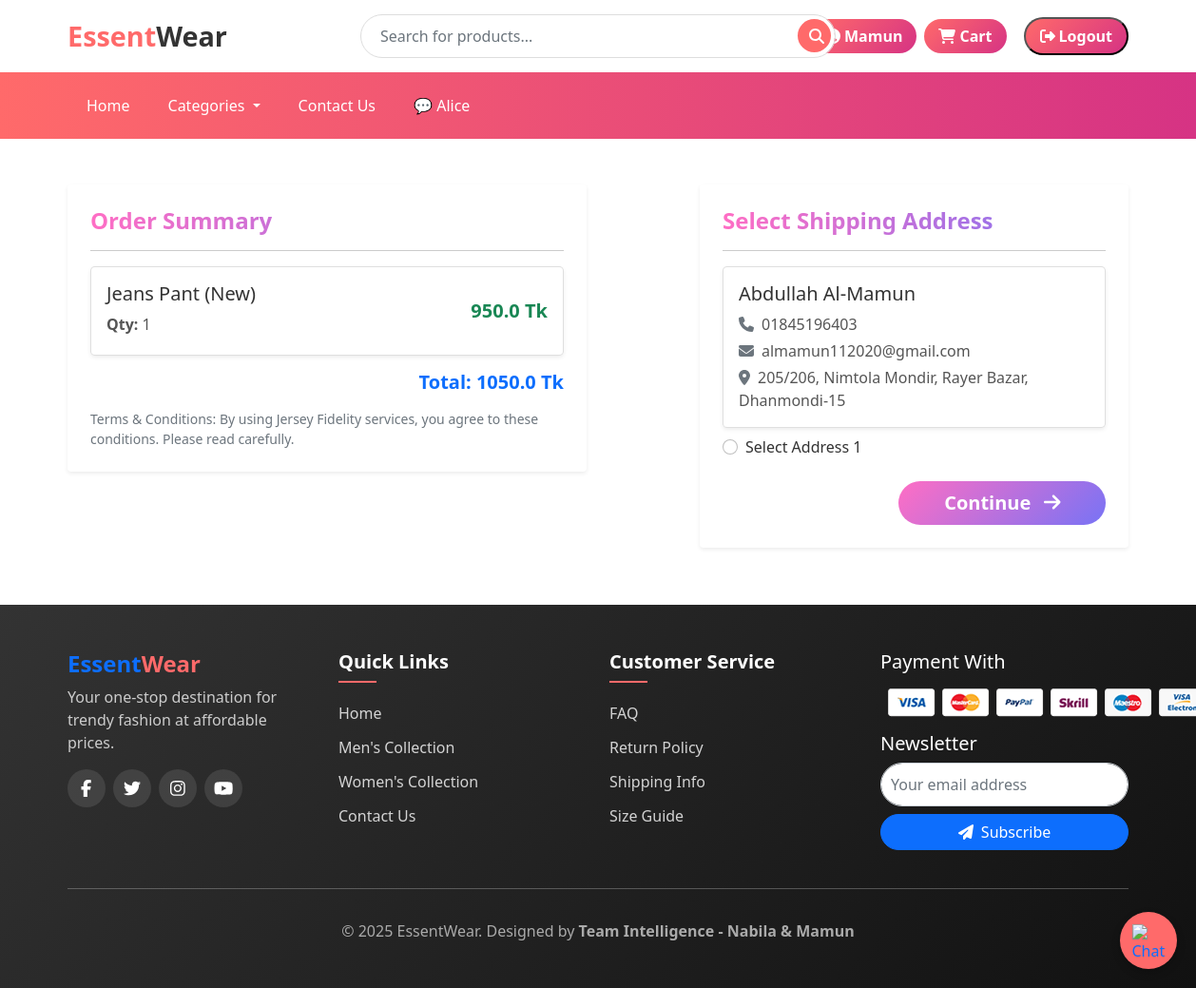
Screenshot of /checkout/ (signed in) with the database file from the repository.
### app/models.py (models this page shows, shortened)
class Cart(models.Model):
    user = models.ForeignKey(User, on_delete=models.CASCADE)
    product = models.ForeignKey(Product, on_delete=models.CASCADE)
    quantity = models.PositiveIntegerField(default=1)
    @property
    def total_cost(self):
        return self.quantity * self.product.discounted_price

class Product(models.Model):
    title = models.CharField(max_length=100)
    selling_price = models.FloatField()
    discounted_price = models.FloatField()
    description = models.TextField(default='null')
    category = models.CharField(choices=CATEGORY_CHOICES, max_length=2)
    p_image = models.ImageField(upload_to='product_img')
    owner = models.ForeignKey(User, on_delete=models.CASCADE, related_name='products',null=True, blank=True) # Added owner field
    quantity = models.PositiveIntegerField(default=0)  # 🧮 নতুন field

class Customer (models.Model):
    user = models.OneToOneField(User, on_delete=models.CASCADE)
    name = models.CharField(max_length=100, blank=True)          # Full name
    phone_no = models.CharField(max_length=15, blank=True)
    email = models.EmailField(blank=True)
    address = models.TextField(blank=True)
    gender_choices = (
        ('Male', 'Male'),
        ('Female', 'Female'),
        ('Other', 'Other'),
    )
    gender = models.CharField(max_length=10, choices=gender_choices, blank=True)

### app/views.py (the view)
# urls.py: path('checkout/', views.checkout, name='checkout'),
@login_required
def checkout(request):
    user = request.user
    add = Customer.objects.filter(user=user)
    cart_items = Cart.objects.filter(user=user, quantity__gt=0)
    if not cart_items:
        messages.error(request, "Your cart has no valid items to checkout.")
        return redirect('showcart')
    amount = sum([c.quantity * c.product.discounted_price for c in cart_items])
    shipping_amount = 100.0
    total_amount = amount + shipping_amount
    return render(request, 'app/cart/checkout.html', {
        'add': add,
        'totalamount': total_amount,
        'cart_items': cart_items
    })

### app/templates/app/cart/checkout.html (shortened to what this page needs)
{% extends 'app/base.html' %}
{% load static %}
{% block main-content %}
<div class="container my-5">
  <div class="row g-4">
    <div class="col-lg-6">
      <div class="card shadow-sm border-0 rounded-4">
        <div class="card-body p-4">
          <h4 class="fw-bold mb-3 text-gradient">Order Summary</h4>
          <hr>
          {% if cart_items %}
            {% for item in cart_items %}
              <div class="card mb-3 shadow-sm rounded-3 hover-card">
                <div class="card-body d-flex justify-content-between align-items-center">
                  <div>
                    <h5 class="fw-semibold">{{ item.product.title }}</h5>
                    <p class="mb-1"><strong>Qty:</strong> {{ item.quantity }}</p>
                  </div>
                  <div class="fw-bold fs-5 text-success">{{ item.total_cost }} Tk</div>
                </div>
              </div>
            {% endfor %}
            <div class="mt-3 text-end">
              <h5 class="fw-bold text-primary">Total: {{ totalamount }} Tk</h5>
            </div>
          {% else %}
            <div class="alert alert-info">Your cart is empty 😢</div>
          {% endif %}
          <small class="text-muted d-block mt-3">
            Terms & Conditions: By using Jersey Fidelity services, you agree to these conditions. Please read carefully.
          </small>
        </div>
      </div>
    </div>
    <div class="col-lg-5 offset-lg-1">
      <div class="card shadow-sm border-0 rounded-4">
        <div class="card-body p-4">
          <h4 class="fw-bold mb-3 text-gradient">Select Shipping Address</h4>
          <hr>
          <form action="/orderdone" method="GET">
            {% if add %}
              {% for ad in add %}
                <div class="card mb-2 shadow-sm rounded-3 hover-card">
                  <div class="card-body">
                    <h5 class="fw-semibold">{{ ad.name }}</h5>
                    <p class="mb-1"><i class="fas fa-phone me-2 text-muted"></i>{{ ad.phone_no }}</p>
                    <p class="mb-1"><i class="fas fa-envelope me-2 text-muted"></i>{{ ad.email }}</p>
                    <p class="mb-0"><i class="fas fa-map-marker-alt me-2 text-muted"></i>{{ ad.address }}</p>
                  </div>
                </div>
                <div class="form-check mb-3">
                  <input class="form-check-input" type="radio" name="custid" id="custadd{{ forloop.counter }}" value="{{ ad.id }}">
                  <label class="form-check-label fw-semibold" for="custadd{{ forloop.counter }}">
                    Select Address {{ forloop.counter }}
                  </label>
                </div>
              {% endfor %}
            {% else %}
              <div class="alert alert-warning">No saved addresses found. Please add an address first.</div>
            {% endif %}
            <div class="text-end mt-4">
              <button type="submit" class="btn btn-gradient btn-lg px-5 fw-bold">
                Continue <i class="fas fa-arrow-right ms-2"></i>
              </button>
            </div>
          </form>
        </div>
      </div>
    </div>
  </div>
</div>
{% endblock main-content %}

### app/templates/app/base.html (shortened to what this page needs)
<!doctype html>
{% load static %}
<html lang="en">
<head>
  <link href="https://cdn.jsdelivr.net/npm/bootstrap@5.0.0-beta1/dist/css/bootstrap.min.css" rel="stylesheet">
  <link rel="stylesheet" href="{% static 'app/css/owl.carousel.min.css' %}">
  <link rel="stylesheet" href="{% static 'app/css/all.min.css' %}">
  <link rel="stylesheet" href="{% static 'app/css/style.css' %}">
</head>
<body>
  <div class="main-header">
    <div class="container">
      <div class="row align-items-center">
        <div class="col-md-3">
          <a class="brand-logo" href="/">Essent<span>Wear</span></a>
        </div>
        <div class="col-md-6">
          <form method="GET" action="{% url 'search_products' %}" class="search-container d-flex">
            <input type="text" name="q" placeholder="Search for products..." class="form-control" required />
            <button type="submit" class="btn btn-primary ms-2"><i class="fas fa-search"></i></button>
          </form>
        </div>
        <div class="col-md-3">
          <div class="user-actions d-flex justify-content-end align-items-center">
            {% if not request.user.is_authenticated %}
            <a href="{% url 'customerregistration' %}" class="auth-btn">Register</a>
            <a href="{% url 'login' %}" class="auth-btn">Login</a>
            <a href="{% url 'showcart' %}" class="auth-btn">
              <i class="fas fa-shopping-cart me-1"></i> Cart
            </a>
            {% else %}
            <a href="{% url 'profile' %}" class="auth-btn">
               {{ request.user.username }}
            </a>
            <a href="{% url 'showcart' %}" class="auth-btn ms-2">
              <i class="fas fa-shopping-cart me-1"></i> Cart
            </a>
            <form method="POST" action="{% url 'logout' %}" class="d-inline ms-2">
              <button type="submit" class="auth-btn">
                <i class="fas fa-sign-out-alt me-1"></i> Logout
              </button>
            </form>
            {% endif %}
          </div>
        </div>
      </div>
    </div>
  </div>
  <nav class="navbar navbar-expand-lg navbar-dark main-navigation">
    <div class="container">
      <div class="collapse navbar-collapse" id="mainNav">
        <ul class="navbar-nav me-auto">
          <li class="nav-item"><a class="nav-link active" href="/">Home</a></li>
          <li class="nav-item dropdown">
            <a class="nav-link dropdown-toggle" href="#" id="categoriesDropdown" role="button" data-bs-toggle="dropdown" aria-expanded="false">
              Categories
            </a>
          </li>
          <li class="nav-item"><a class="nav-link" href="{% url 'contact-us' %}">Contact Us</a></li>
          <li class="nav-item"><a class="nav-link" href="{% url 'chatbot' %}">💬 Alice</a></li>
        </ul>
      </div>
    </div>
  </nav>
  <a href="{% url 'chatbot' %}" id="floating-button">
    <img src="{% static 'app/images/banner/logo2.png' %}" alt="Chat with Alice" />
  </a>
  {% block main-content %}{% endblock main-content %}
  <footer class="site-footer py-5">
    <div class="container">
      <div class="row">
        <div class="col-md-3 mb-4">
          <h4 class="fw-bold text-primary">Essent<span style="color: #ff6a6a">Wear</span></h4>
          <p style="color: #ccc">Your one-stop destination for trendy fashion at affordable prices.</p>
          <div class="d-flex gap-2 mt-3">
           <a href="https://www.facebook.com/" target="_blank" class="social-icon"><i class="fab fa-facebook-f"></i></a>
           <a href="https://twitter.com/" target="_blank" class="social-icon"><i class="fab fa-twitter"></i></a>
           <a href="https://www.instagram.com/" target="_blank" class="social-icon"><i class="fab fa-instagram"></i></a>
           <a href="https://www.youtube.com/" target="_blank" class="social-icon"><i class="fab fa-youtube"></i></a>
          </div>
        </div>
        <div class="col-md-3 mb-4 footer-links">
          <h5>Quick Links</h5>
          <ul>
            <li><a href="/">Home</a></li>
            <li><a href="{% url 'men' %}">Men's Collection</a></li>
            <li><a href="{% url 'women' %}">Women's Collection</a></li>
            <li><a href="{% url 'contact-us' %}">Contact Us</a></li>
          </ul>
        </div>
        <div class="col-md-3 mb-4 footer-links">
          <h5>Customer Service</h5>
          <ul>
            <li><a href="{% url 'faq' %}">FAQ</a></li>
            <li><a href="{% url 'return_policy' %}">Return Policy</a></li>
            <li><a href="{% url 'shipping_info' %}">Shipping Info</a></li>
            <li><a href="{% url 'size_guide' %}">Size Guide</a></li>
          </ul>
        </div>
        <div class="col-md-3 mb-4">
          <h5>Payment With</h5>
          <div class="payment-logos my-3">
            <img src="{% static 'app/images/payment.png' %}" alt="Mastercard">
          </div>
          <h5>Newsletter</h5>
          <form method="POST" class="d-flex flex-column gap-2">
            <input type="email" name="email" placeholder="Your email address" required class="form-control"
              style="border-radius: 25px; padding: 10px" />
            <button type="submit" class="btn btn-primary rounded-pill">
              <i class="fas fa-paper-plane me-1"></i> Subscribe
            </button>
          </form>
        </div>
      </div>
      <hr style="border-color: #444" />
      <div class="text-center pt-3">
       <p class="mb-0" style="color: #aaa">&copy; 2025 EssentWear. Designed by <b>Team Intelligence - Nabila & Mamun</a></b></p>
      </div>
    </div>
  </footer>
</body>
</html>

### app/templates/app/base.html (style rules this page uses)
:root { --primary-color: #ff6a6a; --secondary-color: #d63384; --dark-color: #333; --light-color: #f9f9f9; }
body { font-family: "Segoe UI", Tahoma, Geneva, Verdana, sans-serif; background-color: #fff; color: #333; }
.main-header { background-color: #fff; box-shadow: 0 2px 10px rgba(0, 0, 0, 0.1); padding: 15px 0; }
.brand-logo { font-size: 1.8rem; font-weight: 700; color: var(--primary-color); text-decoration: none; }
.brand-logo span { color: var(--dark-color); }
.search-container { position: relative; max-width: 500px; margin: 0 auto; }
.search-container input { border-radius: 30px; padding: 10px 20px; border: 1px solid #ddd; width: 100%; }
.search-container button { position: absolute; right: 5px; top: 5px; background: var(--primary-color); border: none; color: white; border-radius: 50%; width: 35px; height: 35px; }
.user-actions .auth-btn { background: linear-gradient(135deg, #ff6a6a, #d63384); color: white; padding: 6px 15px; border-radius: 25px; font-weight: 600; margin-left: 10px; text-decoration: none; transition: all 0.3s ease; display: inline-flex; align-items: center; }
.main-navigation { background: linear-gradient(to right, var(--primary-color), var(--secondary-color)); }
.main-navigation .nav-link { color: white !important; font-weight: 500; padding: 15px 20px !important; transition: all 0.3s; }
#floating-button { position: fixed; bottom: 20px; right: 20px; background-color: var(--primary-color); border-radius: 50%; width: 60px; height: 60px; display: flex; align-items: center; justify-content: center; cursor: pointer; z-index: 999; box-shadow: 0 4px 10px rgba(0, 0, 0, 0.2); transition: all 0.3s; }
#floating-button img { width: 35px; height: 35px; }
.site-footer { background: linear-gradient(135deg, var(--dark-color) 0%, #111 100%); color: white; padding: 50px 0 20px; margin-top: 60px; }
.footer-links h5 { font-weight: 600; margin-bottom: 20px; position: relative; padding-bottom: 10px; }
.footer-links h5:after { content: ""; position: absolute; bottom: 0; left: 0; width: 40px; height: 2px; background-color: var(--primary-color); }
.footer-links ul { list-style: none; padding: 0; margin: 0; }
.footer-links li { margin-bottom: 12px; }
.footer-links a { color: rgba(255, 255, 255, 0.8); text-decoration: none; transition: all 0.3s ease; }
.social-icon { display: inline-flex; align-items: center; justify-content: center; width: 40px; height: 40px; background-color: rgba(255, 255, 255, 0.1); border-radius: 50%; color: #fff; transition: all 0.3s ease; font-size: 18px; }
.payment-logos img { max-height: 35px; margin: 0 8px; transition: 0.3s; }

### app/templates/app/cart/checkout.html (style rules this page uses)
.text-gradient { background: linear-gradient(90deg, #ff6ec4, #7873f5); -webkit-background-clip: text; background-clip: text; -webkit-text-fill-color: transparent; }
.btn-gradient { background: linear-gradient(135deg, #ff6ec4, #7873f5); color: #fff; border: none; transition: all 0.3s ease; border-radius: 50px; }
.hover-card { transition: transform 0.3s, box-shadow 0.3s; }
.card-body h5 { color: #333; }
.card-body p { color: #555; }

### rows the page displays
Cart: product "Jeans Pant (New)", quantity "1", total_cost "950.0"
Customer: name "Abdullah Al-Mamun", phone_no "01845196403", email "almamun112020@gmail.com", address "205/206, Nimtola Mondir, Rayer Bazar, Dhanmondi-15"

### other values shown
{{ request.user.username }} "Mamun"
{{ totalamount }} "1050.0"
